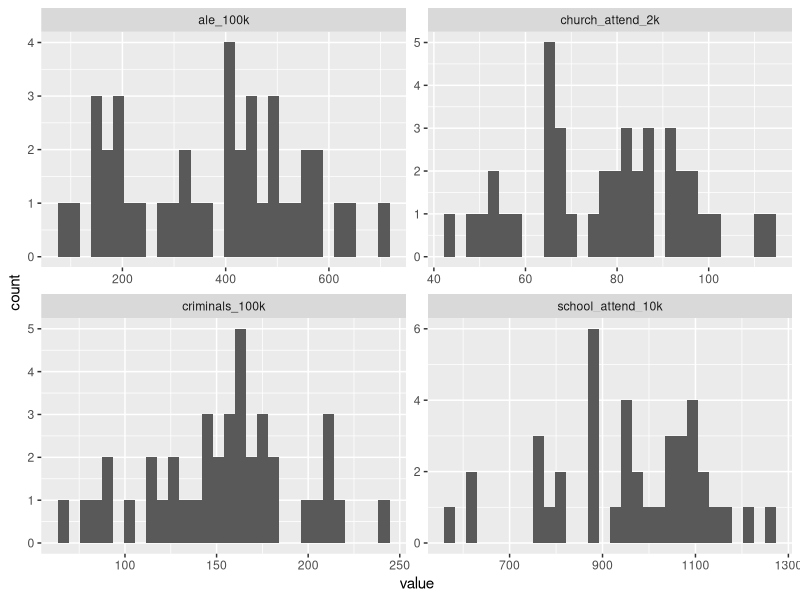
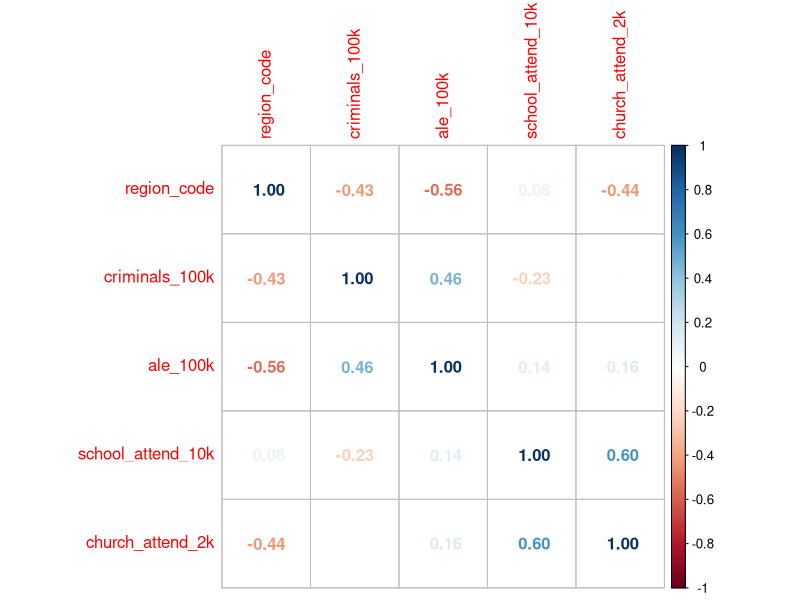
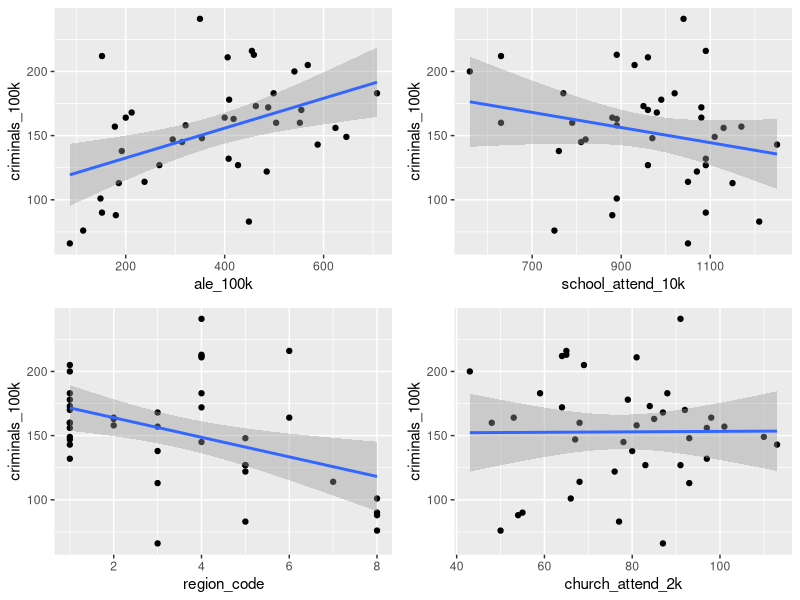
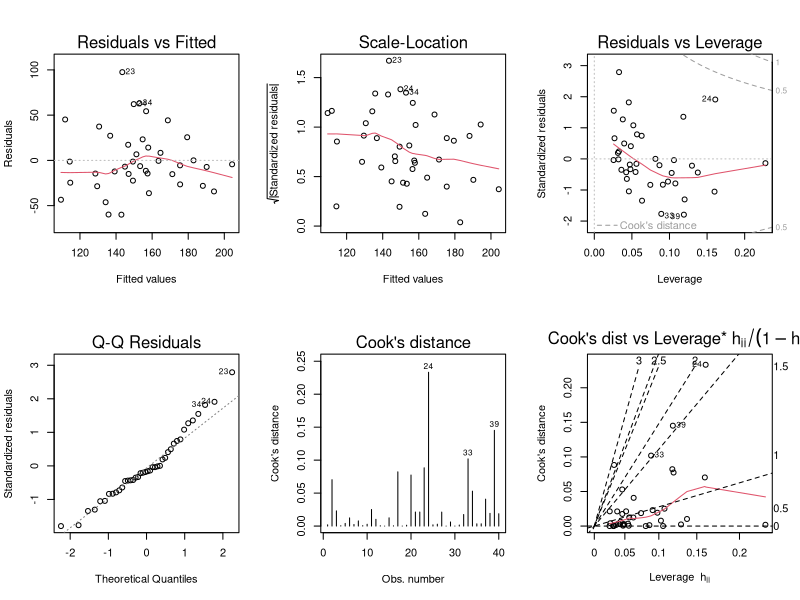

Write R code to recreate these figures, in order.
## ---- chunk 1
knitr::opts_chunk$set(echo = TRUE)
## ---- chunk 2
library(conflicted)
library(ggplot2)
library(GGally)
library(ggpubr)
library(tidyverse)
library(corrplot)
require(gridExtra)
conflict_prefer("filter", "dplyr")
conflict_prefer("lag", "dplyr")
## ---- chunk 3
data <- read.csv('./data/beerhall.csv')
colnames(data)<- c("county", "region_name", "region_code", "criminals_100k", "ale_100k","school_attend_10k", "church_attend_2k")

writeLines("\nFirst few data elements:\n")
str(data)
writeLines("\n")
head(data)
writeLines("\n")

## ---- chunk 4
# returns minimum, maximum, 1st quartile, median, mean and 3rd
#quartile of every variable
writeLines("Data summary:\n")
summary(data)
writeLines("\n")

## ---- chunk 5
# plot variable-wise histograms
numeric_data <- data[, sapply(data, is.numeric)]
data %>% pivot_longer(cols = c(criminals_100k, ale_100k,school_attend_10k, church_attend_2k)) %>%
  ggplot(aes(value)) + facet_wrap(~ name, scales = "free") + geom_histogram()

## ---- chunk 6
# analyse correlation between variables
par(mfrow = c(1, 1))
M <- cor(numeric_data)
corrplot(cor(numeric_data), method = "number")
## ---- chunk 7
# regression plots
fig1 <- ggplot(data, aes(ale_100k, criminals_100k)) + geom_point() +
  stat_smooth(method = "lm")
fig2 <- ggplot(data, aes(school_attend_10k, criminals_100k)) + geom_point() +
  stat_smooth(method = "lm")
fig3 <- ggplot(data, aes(region_code, criminals_100k)) + geom_point() +
  stat_smooth(method = "lm")
fig4 <- ggplot(data, aes(church_attend_2k, criminals_100k)) + geom_point() +
  stat_smooth(method = "lm")

ggarrange(fig1, fig2, fig3, fig4)
## ---- chunk 8
lms<- step(lm(criminals_100k~ale_100k+school_attend_10k+church_attend_2k, data=data))
## ---- chunk 9
model<- lm(criminals_100k~ale_100k+school_attend_10k+church_attend_2k, data=data)
summary(model)
## ---- chunk 10
model2<- lm(criminals_100k~ale_100k+school_attend_10k, data=data)
summary(model2)
## ---- chunk 11
layout(matrix(1:6,ncol=3))
plot(model2, which = c(1,2,3,4,5,6))
